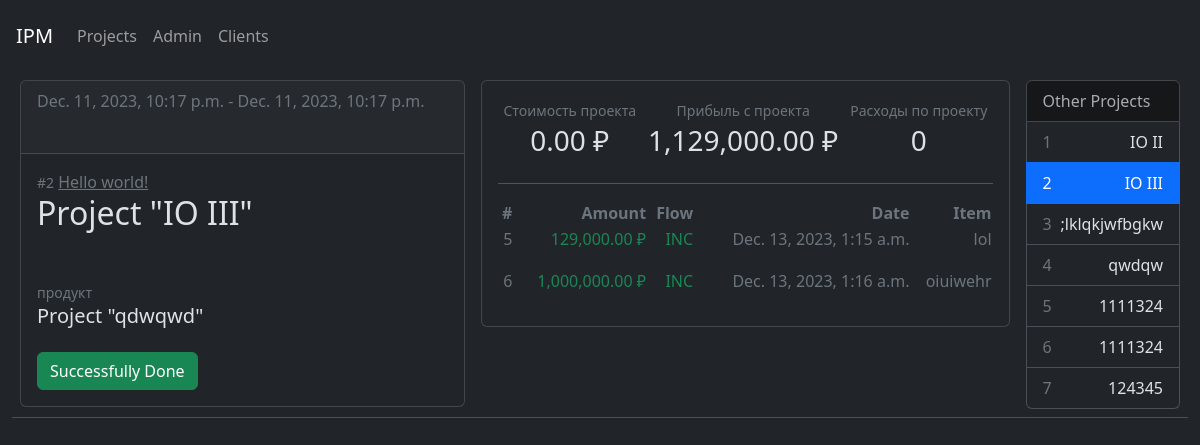
The app's page /projects/2, older data.
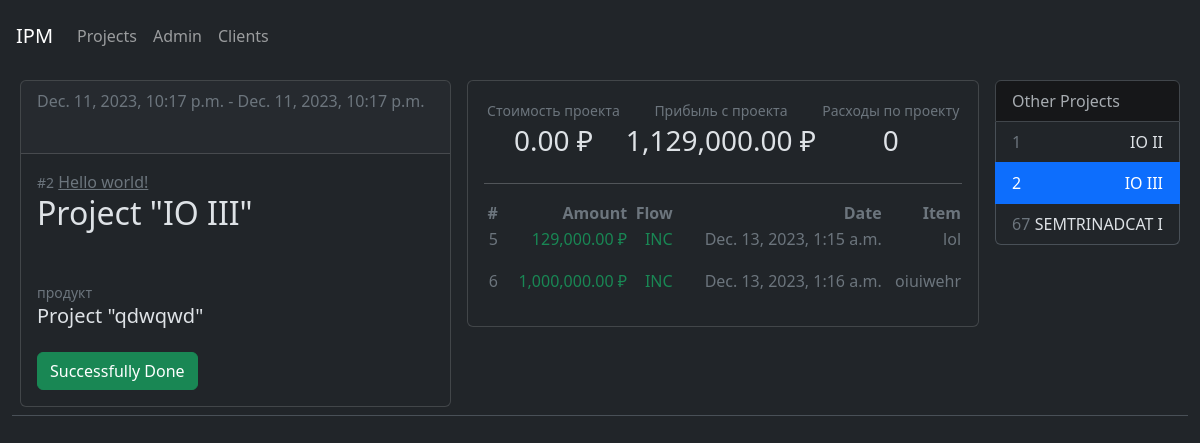
The same page, newer data.
### finance/models.py (models this page shows, shortened)
class Transaction(models.Model):
    INCOME = 'INC'
    OUTCOME = 'OUT'
    SALARY = 'SAL'
    FLOW_CHOICES = [
        (INCOME, 'Income'),
        (OUTCOME, 'Outcome'),
        (SALARY, 'Salary'),
    ]
    item = models.CharField(max_length = 512)
    amount = models.IntegerField()
    flow = models.CharField(max_length=3, choices=FLOW_CHOICES, default=INCOME)
    project = models.ForeignKey(Project, verbose_name=("Project"), on_delete=models.PROTECT, related_name='transaction')
    transaction_date = models.DateTimeField(auto_now=False, auto_now_add=True)

### ipmalpha/models.py (models this page shows)
class Project(models.Model):
    project_name = models.CharField(max_length=512, unique = True)
    def __str__(self):
        return self.project_name
    project_created = models.DateTimeField(null=True, default=timezone.now)
    project_finished = models.DateTimeField(null=True)
    project_status = models.ForeignKey(Status, on_delete=models.PROTECT, null=True, default="Draft")
    project_client = models.ForeignKey(Client, on_delete=models.PROTECT, null=True, related_name='project')
    project_product = models.CharField(max_length=512)
    project_sum = models.IntegerField(default=0)
    def get_absolute_url(self):
        return reverse("project_detail", kwargs={'pk': self.pk})
    def get_project_transactions_sum(self):
        try:
            qs = Project.objects.exclude(transaction = None)
            qs2 = qs.filter(pk = self.pk)
            for qso in qs2:
                qs3 = qso.transaction.all()
                for q in qs3:
                    res = qs3.aggregate(Sum('amount'))
                    print(qso, res)
            return(res)
        except:
            res = 0
            return(res)
    def get_project_transactions_cost(self):
        try:
            qs = Project.objects.exclude(transaction = None)
            qs2 = qs.filter(pk = self.pk)
            for qso in qs2:
                qs3 = qso.transaction.filter(flow = "OUT")
                for q in qs3:
                    res = qs3.aggregate(Sum('amount'))
                    print(qso, res)
            return(res)
        except:
            res = 0
            return(res)
    class Meta:
        ordering = ["pk"]
        verbose_name = "project"
        verbose_name_plural = "projects"
    pass

class Status(models.Model):
    status_name = models.CharField(max_length=100)
    status_color = models.CharField(max_length=512, default='table-primary')
    def __str__(self):
        return self.status_name
    class Meta:
        ordering = ["id"]
        verbose_name = "status"
        verbose_name_plural = "statuses"
    pass

### ipmclients/models.py (models this page shows, shortened)
class Client(models.Model):
    client_name = models.CharField(max_length=512, unique = True)
    client_contact = models.CharField(max_length=512, null=True)
    client_telegram = models.CharField(max_length=64, null=True)
    client_phone = models.CharField(max_length=11, null=True)
    client_roletype = models.CharField(max_length=512, null=True)
    client_agreements = models.CharField(max_length=1024, null=True)
    client_active = models.BooleanField(default=True)
    def get_absolute_url(self):
        return reverse("client_detail", kwargs={'pk': self.pk})
    class Meta:
        ordering = ["id"]
        verbose_name = "client"
        verbose_name_plural = "clients"
    pass

### ipmalpha/views.py (the view)
# urls.py: path("projects/<slug:pk>", ProjectDetailView.as_view(), name="project_detail"),
class ProjectDetailView(DetailView):
    model = Project
    template_name = "project_detail.html"
    def get_context_data(self, **kwargs):
        context = super(ProjectDetailView, self).get_context_data(**kwargs)
        context['projecsall'] = Project.objects.all()
        return context

### templates/project_detail.html (shortened to what the changed rows need)
{% extends 'main/layout.html' %}
{% block content %}
<div class="col-12">
            <table class="table" style="border-width: 0px">
                <tr>
                    <td>
                        <div class="card">
                            <div class="card-header">
                                <p class="text-secondary pb-3" style=""> {{object.project_created}} -
                                    {% if object.project_finished %}
                                    {{object.project_finished}}
                                    {% else %}
                                    ...
                                    {% endif %}
                                </p>
                            </div>
                            <div class="card-body">
                            <span class="text-secondary pt-3" style="font-size: 14px">#{{ object.id }}</span>
                            <span><a href="{{ object.project_client.get_absolute_url }}" class="link-secondary">{{ object.project_client.client_name }}</a></span>
                            <h2 class=" pb-3" style=""> Project "{{object.project_name}}" </h2>
                            <br/>
                            <span class="text-secondary pt-3 " style="font-size: 14px">продукт</span>
                            <h5 class=" pb-3" style=""> Project "{{object.project_product}}" </h5>
                            <button class="btn btn-{{object.project_status.status_color}}"> {{object.project_status}}</button>
                        </div>
                    </div>
                    </td>
                    <td>
                        <div class="card p-3">
                            <table>
                                <tr>
                                    <td align=center>
                                        <h3 class="mx-auto" style="">
                                            {% if object.transaction %}
                                            {{object.project_sum|floatformat:"2g"}} ₽
                                            {% else %}
                                            None
                                            {% endif %}
                                        </h3>
                                    </td>
                                    <td align=center>
                                        <h3 class="mx-auto" style="">
                                            {% if object.get_project_transactions_sum %}
                                            {{object.get_project_transactions_sum.amount__sum|floatformat:"2g"}} ₽
                                            {% else %}
                                            0
                                            {% endif %}
                                        </h3>
                                    </td>
                                </tr>
                            </table>
                            <table>
                                <tr align='right'>
                                    <th scope="col" class="text-secondary"> #
                                    </th>
                                    <th scope="col" class="text-secondary"> Amount
                                    </th>
                                    <th scope="col" class="text-secondary"> Flow
                                    </th>
                                    <th scope="col" class="text-secondary"> Date
                                    </th>
                                    <th scope="col" class="text-secondary"> Item
                                    </th>
                                </tr>
                                {% for transaction in object.transaction.all%}
                                <tr align='right'>
                                    <td> <p class="text-secondary">{{transaction.id}}</p>
                                    </td>
                                    <td>
                                        <p class="{% if transaction.flow == 'INC' %}
                                        text-success
                                        {% elif transaction.flow == 'SAL'%}
                                        text-primary
                                        {% else %}
                                        text-danger
                                        {% endif %}">
                                        {% if transaction.flow == 'INC' %}
                                        {{transaction.amount|floatformat:"2g"}}
                                        {% else %}
                                        - {{transaction.amount|floatformat:"2g"}}
                                        {% endif %}
                                        ₽
                                    </p>
                                    </td>
                                    <td> <p class="
                                        {% if transaction.flow == 'INC' %}
                                        text-success
                                        {% elif transaction.flow == 'SAL'%}
                                        text-primary
                                        {% else %}
                                        text-danger
                                        {% endif %}
                                        "> {{transaction.flow}}</p>
                                    </td>
                                    <td> <p class="text-secondary"> {{transaction.transaction_date}} </p>
                                    </td>
                                    <td> <p class="text-secondary"> {{transaction.item}} </p>
                                    </td>
                                </tr>
                                {% endfor %}
                            </table>
                        </div>
                    </td>
                    <td>
                            <ul class="list-group">
                                {% for project in projecsall %}
                                        {% if project.id == object.id %}
                                    <a href="{{project.get_absolute_url}}" class="list-group-item list-group-item-action active d-flex justify-content-between align-items-center">
                                        <span class="text">{{project.id}}</span> <span>{{project.project_name}}</span>
                                        {% else %}
                                    <a href="{{project.get_absolute_url}}" class="list-group-item list-group-item-action d-flex justify-content-between align-items-center">
                                        <span class="text-secondary">{{project.id}}</span> <span>{{project.project_name}}</span>
                                        {% endif %}
                                    </a>
                                {% endfor %}
                            </ul>
                    </td>
                </tr>
            </table>
        </div>
    </div>
{% endblock %}

Row changes from the older to the newer data that the page shows:
removed Project: id "3", project_name ";lklqkjwfbgkw"
removed Project: id "4", project_name "qwdqw"
removed Project: id "5", project_name "1111324"
removed Project: id "6", project_name "1111324"
removed Project: id "7", project_name "124345"
added Project: id "67", project_name "SEMTRINADCAT I"
